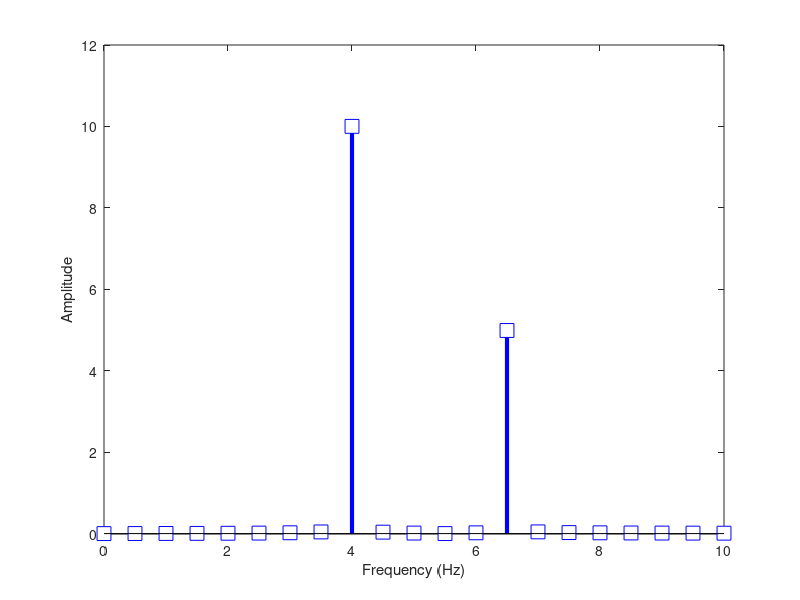
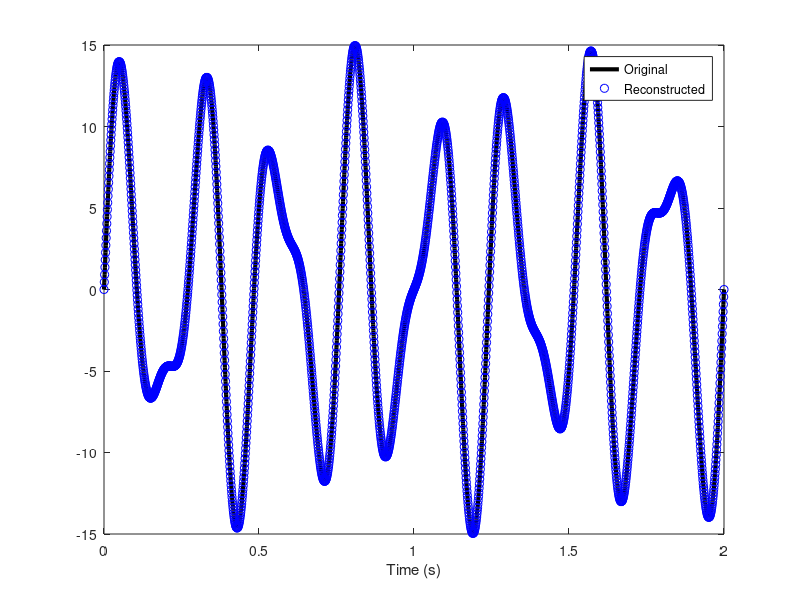
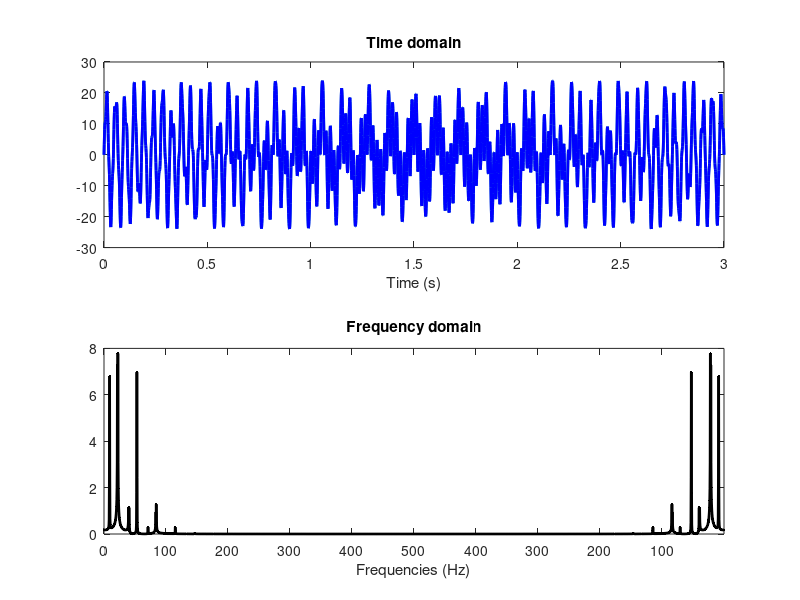

Recreate these plots in MATLAB, in order.
%%
%     Curso do canal ExataMenteS
%     Aula 73 - Transformada Discreta Inversa de Fourier
%     Se inscreva no canal e nos ajude a crescer <3
%     https://www.youtube.com/channel/UCZyFebN0_gF2yy5fhVhlXtA
%     Professor: Joao Pinheiro
%     Copyright https://github.com/joaomh
%%
% Fourier transform
% create the signal
FreqHz  = 1000; % hz
time   = 0:1/FreqHz:2; % time vector in seconds
Npoints   = length(time); % number of time points
Signal = 10*sin( 2*pi*4*time ) +  5*sin( 2*pi*6.5*time );


% Init Fourier
FourierTime = (0:Npoints-1)/Npoints;
FourierCoefs   = zeros(size(Signal));

for i = 1:Npoints
    
    % Complex sine wave
    ComplexSineWave = exp( -1i*2*pi*(i-1)*FourierTime );
    
    % Fourier coeff
    FourierCoefs(i) = sum( Signal.*ComplexSineWave );
end

% Amplitudes
Ampl = abs(FourierCoefs) / Npoints;
Ampl(2:end) = 2*Ampl(2:end);

% Frequencies vector
HzVec = linspace(0,FreqHz/2,floor(Npoints/2)+1);

figure(1), clf
plot(HzVec,Ampl(1:length(HzVec)),'s-')
stem(HzVec,Ampl(1:length(HzVec)),'bs-','linew',3,'markersize',10,'markerfacecolor','w')
set(gca,'xlim',[0 10],'ylim',[-.01 12])
xlabel('Frequency (Hz)'), ylabel('Amplitude')

%% Inverse Fourier transform

% Initialize time-domain reconstruction
OrigSignal = zeros(size(Signal));

for i = 1:Npoints
    
    % create coefficient-modulated complex sine wave
    ComplexSineWave = FourierCoefs(i) * exp( 1j*2*pi*(i-1)*FourierTime );
    
    % sum them together
    OrigSignal = OrigSignal + ComplexSineWave;
end

% Divide by N
OrigSignal = OrigSignal/Npoints;

figure(2), clf
plot(time,Signal,'k','linew',3)
hold on
plot(time,real(OrigSignal),'bo')
legend({'Original';'Reconstructed'})
xlabel('Time (s)')

%% Reconstructed the signal using some video

% Parameters
FreqHz = 1000;
time  = 0:1/FreqHz:3;
Npoints  = length(time);
SineOne = 3*sin(2*pi*22*time);
CosineOne = 8*cos( sin(2*pi*31*time) + time );
Signal  = SineOne .* CosineOne;

% Init the Fourier transform
FourierTime = (0:Npoints-1)/Npoints;
FourierCoefs   = zeros(size(Signal));

% Loop
for i = 1:Npoints
    ComplexSineWave = exp( -1i*2*pi*(i-1)*FourierTime );
    FourierCoefs(i) = sum( Signal.*ComplexSineWave ) / Npoints;
end

% Frequencies vector (Hz) 
HzVec = linspace(0,FreqHz,Npoints);

% Plot
figure(3), clf
subplot(211)
plot(time,Signal,'linew',2), hold on
SigHandle = plot(time,Signal,'b','linew',2);
xlabel('Time (s)')
title('Time domain')
subplot(212)
AmpHandle = plot(1,'k','linew',2);
set(gca,'xlim',HzVec([1 end]),'xtick',0:100:900,'xticklabel',[0:100:500 400:-100:100])
title('Frequency domain')
xlabel('Frequencies (Hz)')


% Initialize the reconstructed signal
OrigSignal = zeros(size(Signal));
% Loop
for i=1:Npoints
    
    % Coefficient-modulated complex sine wave
    ComplexSineWave = FourierCoefs(i) * exp( 1i*2*pi*(i-1)*FourierTime );
    
    OrigSignal = OrigSignal + ComplexSineWave;
    
    % For each frequencies
    if i<dsearchn(HzVec',100) || i>dsearchn(HzVec',FreqHz-100)
        set(SigHandle,'YData',real(OrigSignal))                            % Update signal
        set(AmpHandle,'XData',HzVec(1:i),'YData',2*abs(FourierCoefs(1:i))) % Update amplitude spectrum
        pause(.05)
    end
end